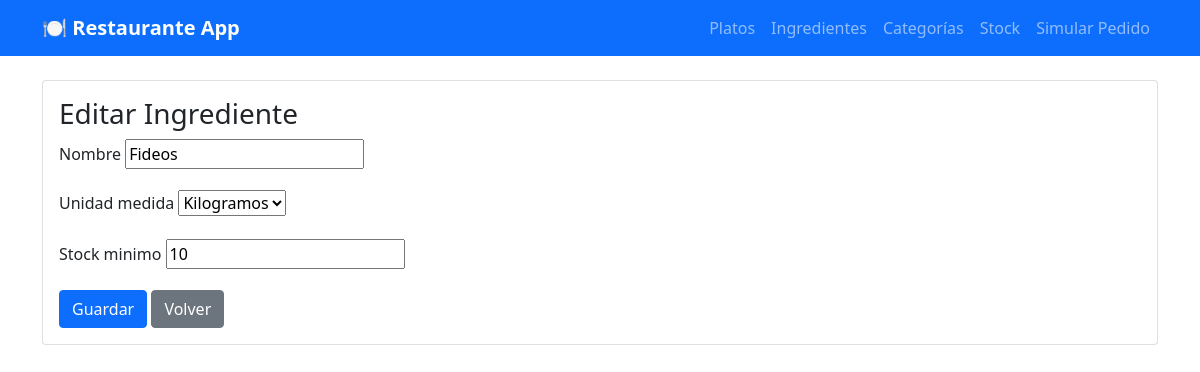
/ingrediente/1/edit/, run on the app's committed database.
### mainApp/models.py (models this page shows, shortened)
class Ingrediente(models.Model):
    UNIDADES = [
        ('gr', 'Gramos'),
        ('kg', 'Kilogramos'),
        ('un', 'Unidades'),
        ('lt', 'Litros'),
    ]
    nombre = models.CharField(max_length=100)
    unidad_medida = models.CharField(max_length=2, choices=UNIDADES)
    stock_minimo = models.IntegerField(default=0)

### mainApp/views.py (the view)
def ingrediente_update(request, pk):
    ingrediente = get_object_or_404(Ingrediente, pk=pk)
    if request.method == 'POST':
        form = IngredienteForm(request.POST, instance=ingrediente)
        if form.is_valid():
            form.save()
            messages.success(request, 'Ingrediente actualizado')
            return redirect('ingrediente_list')
    else:
        form = IngredienteForm(instance=ingrediente)
    return render(request, 'mainApp/ingrediente_form.html', {'form': form, 'title': 'Editar Ingrediente'})

### mainApp/forms.py
class IngredienteForm(forms.ModelForm):
    class Meta:
        model = Ingrediente
        fields = ['nombre', 'unidad_medida', 'stock_minimo']

### mainApp/templates/mainApp/ingrediente_form.html (shortened to what this page needs)
{% extends 'base.html' %}
{% block content %}
<div class="card">
    <div class="card-body">
        <h3>{{ title }}</h3>
        <form method="post">
            {% for field in form %}
                <div class="mb-3">
                    <label class="form-label">{{ field.label }}</label>
                    {{ field }}
                </div>
            {% endfor %}
            <button class="btn btn-primary" type="submit">Guardar</button>
            <a class="btn btn-secondary" href="{% url 'ingrediente_list' %}">Volver</a>
        </form>
    </div>
 </div>
{% endblock %}

### base.html (style rules this page uses)
.card { margin-bottom: 20px; }

### data on the page
Ingrediente: form "Fideos" "Kilogramos" "10"

### other printed values
{{ title }} "Editar Ingrediente"
{{ field.label }} "Nombre" "Unidad medida" "Stock minimo"
